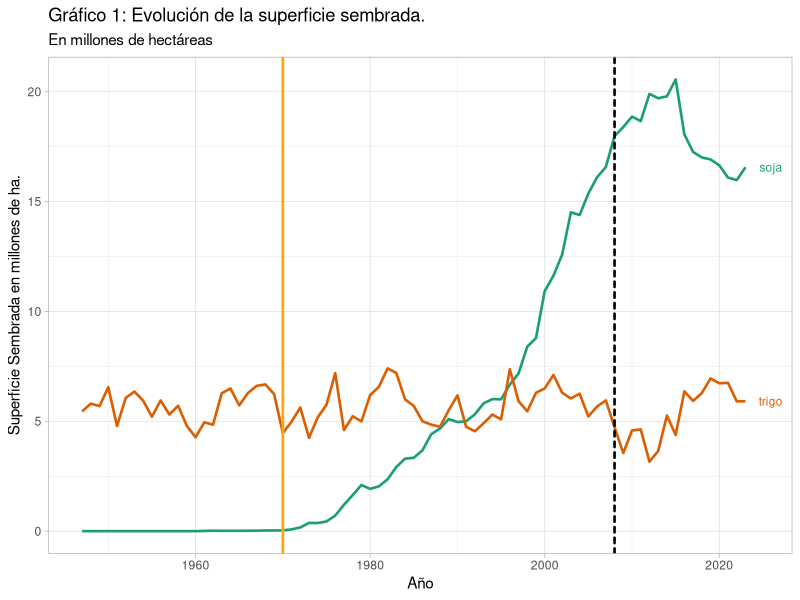
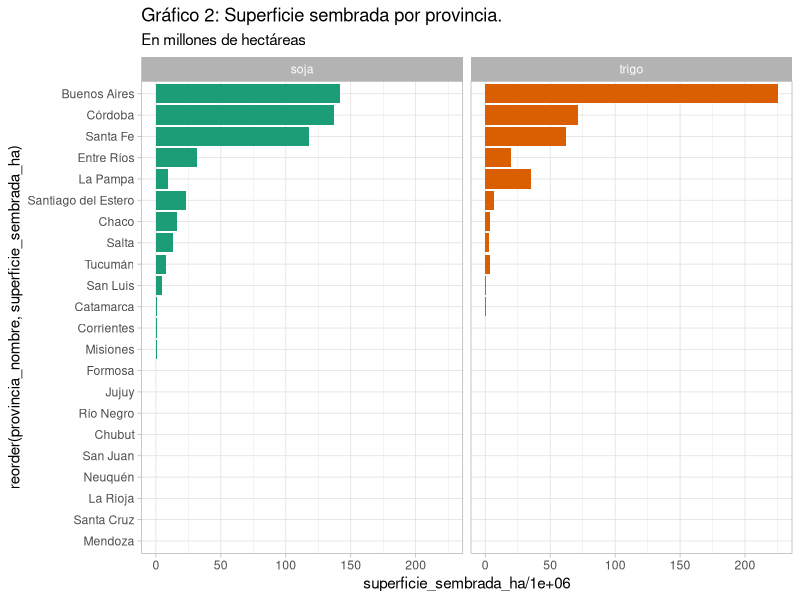

Write the R code that produced these figures, in order.
## ---- chunk 1
#| message: false
#| warning: false
#| include: false
#| paged-print: false
library(tidyverse)
maiz_serie_1923_2023 <- read_csv("data/maiz-serie-1923-2023.csv", 
                                 col_types = cols(anio = col_integer()), 
                                 locale = locale(encoding = "latin1"))

soja_serie_1941_2023 <- read_csv("data/soja-serie-1941-2023.csv", 
                                 col_types = cols(anio = col_integer()), 
                                 locale = locale(encoding = "UTF-8"))

trigo_serie_1927_2024 <- read_csv("data/trigo-serie-1927-2024.csv", 
                                  col_types = cols(anio = col_integer()), 
                                  locale = locale(encoding = "latin1"))
# Filtramos 1947 / 2023 para tener todos los cultivos todos los años y poder hacer otros análisis.
datos <- bind_rows(maiz_serie_1923_2023,soja_serie_1941_2023, trigo_serie_1927_2024) |> 
  filter(anio >= 1947 & anio <= 2023)

#Parámetros para todos los ggplots.

theme_set(theme_light())
options(repr.plot.width=15, repr.plot.height=8)

# Evolución de las hectareas sembradas de cada cultivo.

## ---- chunk 2
#| label: grafico 1
#| echo: false
#| message: false
#| warning: false
#| paged-print: false

library(ggrepel)
datos |>
  group_by(anio, cultivo_nombre) |>
  summarise(superficie_sembrada_ha_total = sum(superficie_sembrada_ha)) |>
  ggplot() +
  aes(x = anio, y = superficie_sembrada_ha_total / 1000000, colour = factor(cultivo_nombre)) +
  geom_line(size = 0.9) +
  geom_vline(
    aes(xintercept = 1970, linetype = "Comienzo Siembra directa\nFuente: AAPRESID"),
    lwd = 0.9, lineend = "round", col = "orange"
  ) + # Comienza la siembra directa
  geom_vline(
    aes(xintercept = 2008, linetype = "Conflicto con\nel campo"),
    lwd = 0.9, lineend = "round",
  ) + # Comienza la siembra directa
    labs(x = 'Año', y = 'Superficie Sembrada en millones de ha.', color = "Cultivos", title = "Gráfico 1: Evolución de la superficie sembrada.", subtitle = "En millones de hectáreas") +
  scale_colour_brewer(palette = "Dark2") +
  geom_text_repel(
    data = \(d) d |>
      group_by(cultivo_nombre) |>
      filter(anio == max(anio)),
    aes(label = cultivo_nombre),
    nudge_x = 1.5, # desplaza un poco a la derecha del último punto
    direction = "y",
    hjust = 0,
    segment.color = NA, # sin líneas de unión
    size = 3
  ) + # nombre al final de las lineas
  theme(legend.position = "none")



## ---- chunk 3
#| echo: false
#| message: false
#| warning: false
#| paged-print: false

# Producción por Provincia.

datos |>
  group_by(provincia_nombre, cultivo_nombre) |>
  summarise(superficie_sembrada_ha = sum(superficie_sembrada_ha)) |>
  ggplot() +
  labs(y = 'Provincia', x = 'Superficie Sembrada en millones de ha.', color = "Cultivos", title = "Gráfico 2: Superficie sembrada por provincia.", subtitle = "En millones de hectáreas") +
  aes(
    x = superficie_sembrada_ha / 1000000,
    y = reorder(provincia_nombre, superficie_sembrada_ha),
    fill = cultivo_nombre
  ) +
  geom_bar(stat = "identity") +
  facet_wrap(~cultivo_nombre) +
  scale_fill_brewer(palette = "Dark2") +
  theme(legend.position = "none") 
